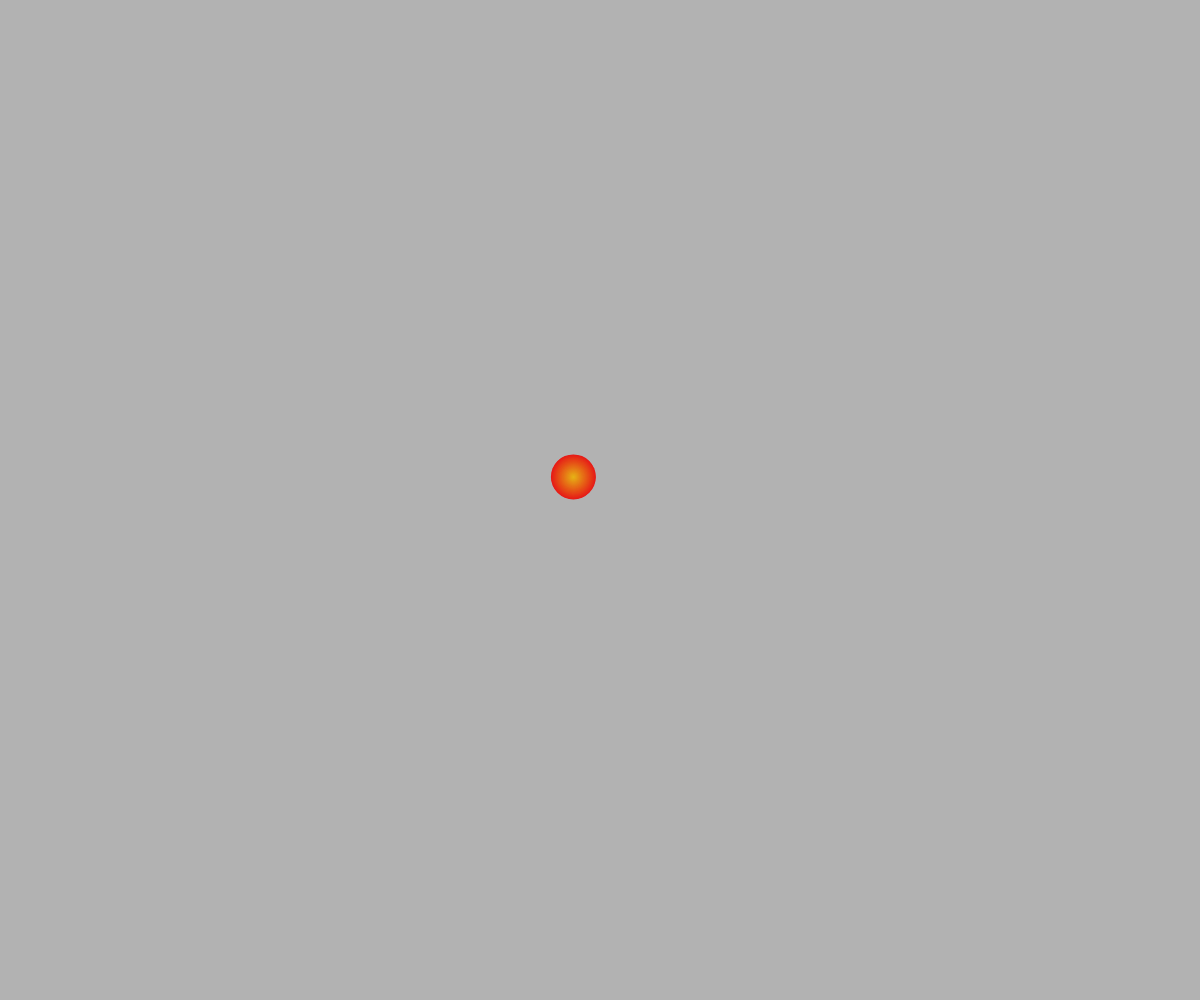
Frame 1 (no input)
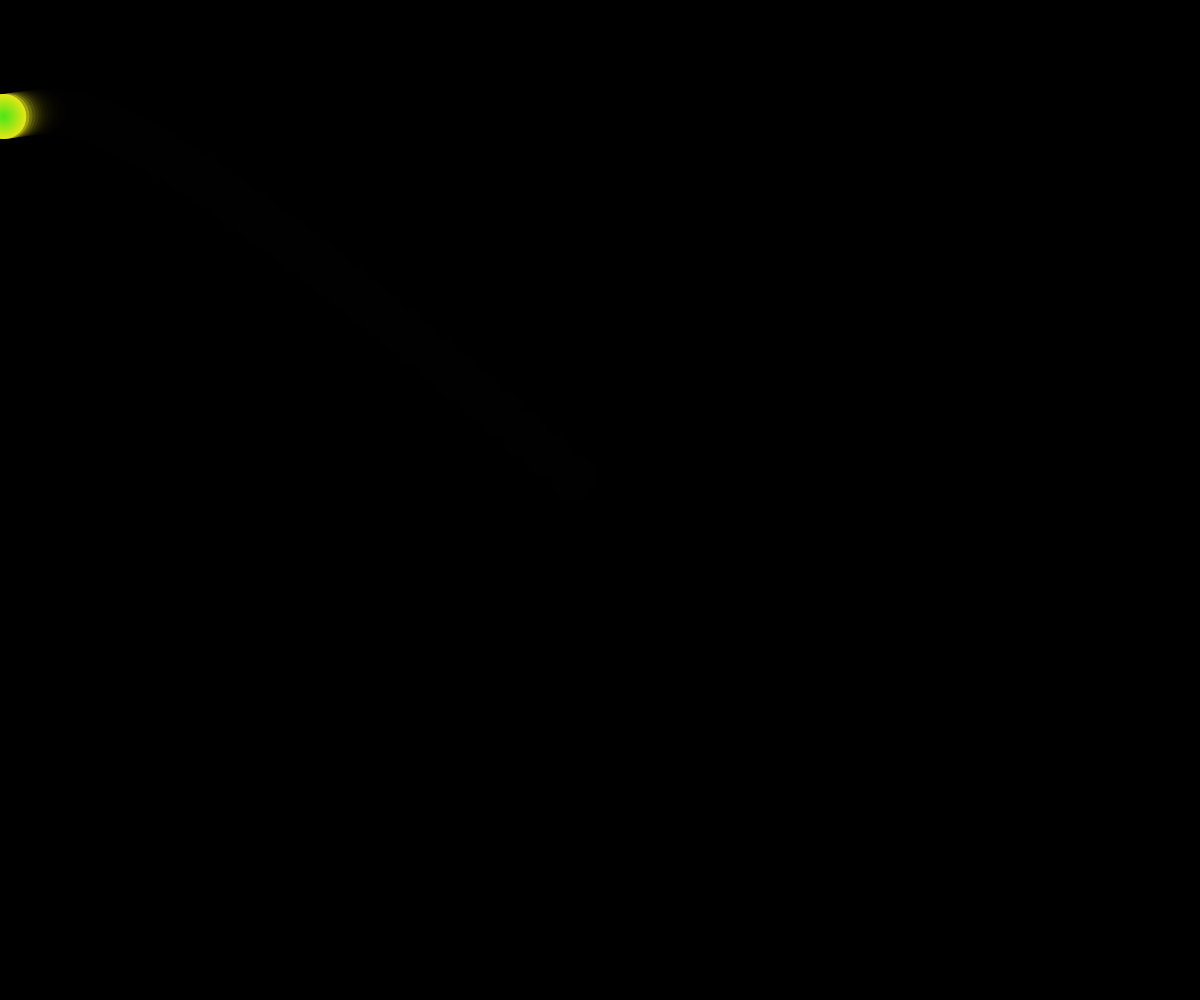
Frame 60 (no input)
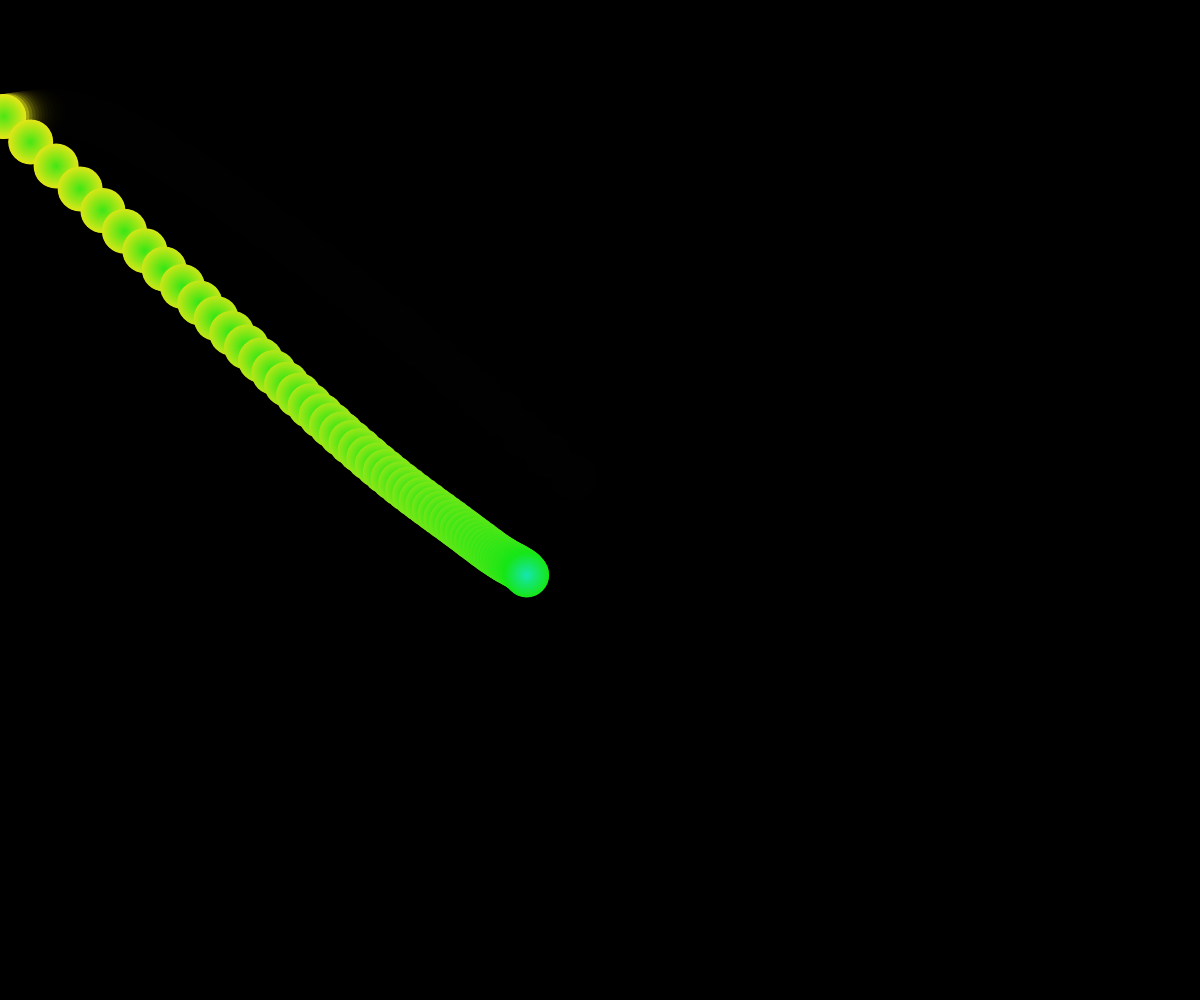
Frame 120 (the mouse pressed at the canvas centre since frame 60)

The p5.js sketch that drew these frames (run headless with seeded random() and noise() and a simulated clock; from frame 60 on, the mouse is pressed at the canvas centre):

// p5.js sketch
// ── sketch.js
let x, y;
let xoff = 0.0;
let yoff = 1000;
let hueOffset = 0;

function setup() {
    createCanvas(windowWidth, windowHeight);
    colorMode(HSB, 360, 100, 100, 100); // HSB 모드: (360도 색상, 채도, 밝기, 알파값)
    background(0, 0, 0, 0);
    noStroke();

    x = width / 2;
    y = height / 2;
}

function draw() {
    if (mouseIsPressed) {
    } else {
        background(0, 0, 0, 30);
    }

    let targetX = mouseX;
    let targetY = mouseY;

    let noiseX = (noise(xoff) - 0.5) * 400;
    let noiseY = (noise(yoff) - 0.5) * 400;

    x = lerp(x, targetX + noiseX, 0.05);
    y = lerp(y, targetY + noiseY, 0.05);

    xoff += 0.01;
    yoff += 0.01;

    hueOffset = (hueOffset + 1) % 360;

    drawGradient(x, y);
}

function drawGradient(x, y) {
    let radius = 45;
    let h = hueOffset;
    for (let r = radius; r > 0; --r) {
        fill(h, 90, 90);
        ellipse(x, y, r, r);
        h = (h + 1) % 360;
    }
}
